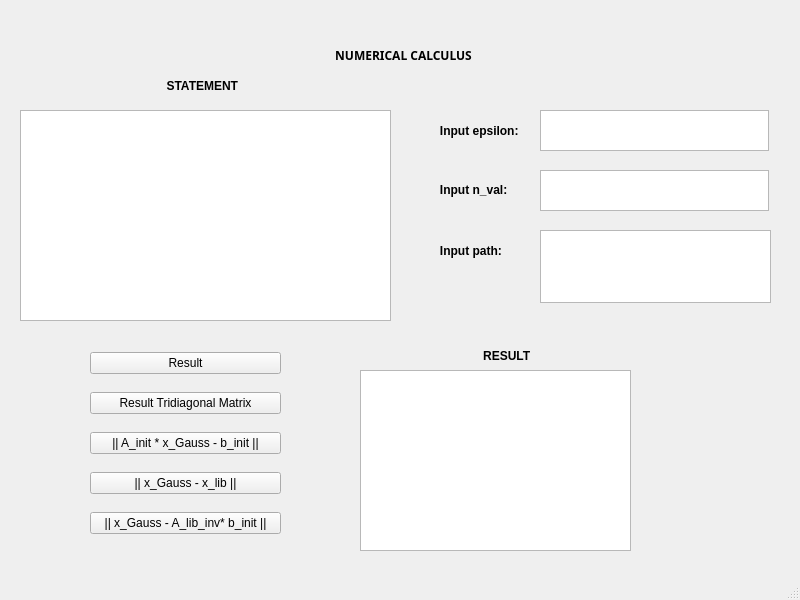
<?xml version="1.0" encoding="UTF-8"?>
<ui version="4.0">
 <class>MainWindow</class>
 <widget class="QMainWindow" name="MainWindow">
  <property name="geometry">
   <rect>
    <x>0</x>
    <y>0</y>
    <width>800</width>
    <height>600</height>
   </rect>
  </property>
  <property name="windowTitle">
   <string>MainWindow</string>
  </property>
  <widget class="QWidget" name="centralwidget">
   <widget class="QWidget" name="verticalLayoutWidget">
    <property name="geometry">
     <rect>
      <x>90</x>
      <y>340</y>
      <width>191</width>
      <height>211</height>
     </rect>
    </property>
    <layout class="QVBoxLayout" name="verticalLayout">
     <item>
      <widget class="QPushButton" name="Problem1">
       <property name="text">
        <string>Result</string>
       </property>
      </widget>
     </item>
     <item>
      <widget class="QPushButton" name="Problem3_2">
       <property name="text">
        <string>Result Tridiagonal Matrix</string>
       </property>
      </widget>
     </item>
     <item>
      <widget class="QPushButton" name="Problem21">
       <property name="text">
        <string>|| A_init * x_Gauss - b_init ||</string>
       </property>
      </widget>
     </item>
     <item>
      <widget class="QPushButton" name="Problem22">
       <property name="text">
        <string>|| x_Gauss - x_lib ||</string>
       </property>
      </widget>
     </item>
     <item>
      <widget class="QPushButton" name="Problem3">
       <property name="text">
        <string>|| x_Gauss - A_lib_inv* b_init ||</string>
       </property>
      </widget>
     </item>
    </layout>
   </widget>
   <widget class="QLabel" name="label">
    <property name="geometry">
     <rect>
      <x>270</x>
      <y>40</y>
      <width>231</width>
      <height>31</height>
     </rect>
    </property>
    <property name="font">
     <font>
      <family>Rockwell Extra Bold</family>
      <weight>75</weight>
      <bold>true</bold>
     </font>
    </property>
    <property name="text">
     <string>                    NUMERICAL CALCULUS</string>
    </property>
    <property name="textFormat">
     <enum>Qt::PlainText</enum>
    </property>
    <property name="indent">
     <number>3</number>
    </property>
   </widget>
   <widget class="QTextEdit" name="Result">
    <property name="geometry">
     <rect>
      <x>360</x>
      <y>370</y>
      <width>271</width>
      <height>181</height>
     </rect>
    </property>
   </widget>
   <widget class="QLabel" name="label_2">
    <property name="geometry">
     <rect>
      <x>360</x>
      <y>340</y>
      <width>271</width>
      <height>31</height>
     </rect>
    </property>
    <property name="font">
     <font>
      <weight>75</weight>
      <bold>true</bold>
     </font>
    </property>
    <property name="text">
     <string>                                     RESULT</string>
    </property>
   </widget>
   <widget class="QWidget" name="verticalLayoutWidget_2">
    <property name="geometry">
     <rect>
      <x>410</x>
      <y>110</y>
      <width>121</width>
      <height>41</height>
     </rect>
    </property>
    <layout class="QVBoxLayout" name="verticalLayout_2">
     <item>
      <widget class="QLabel" name="n_val_3">
       <property name="font">
        <font>
         <weight>75</weight>
         <bold>true</bold>
        </font>
       </property>
       <property name="text">
        <string>         Input epsilon:</string>
       </property>
      </widget>
     </item>
    </layout>
   </widget>
   <widget class="QWidget" name="verticalLayoutWidget_3">
    <property name="geometry">
     <rect>
      <x>410</x>
      <y>230</y>
      <width>127</width>
      <height>41</height>
     </rect>
    </property>
    <layout class="QVBoxLayout" name="verticalLayout_3">
     <item>
      <widget class="QLabel" name="path_2">
       <property name="font">
        <font>
         <weight>75</weight>
         <bold>true</bold>
        </font>
       </property>
       <property name="text">
        <string>         Input path:</string>
       </property>
      </widget>
     </item>
    </layout>
   </widget>
   <widget class="QWidget" name="gridLayoutWidget_2">
    <property name="geometry">
     <rect>
      <x>540</x>
      <y>230</y>
      <width>231</width>
      <height>73</height>
     </rect>
    </property>
    <layout class="QGridLayout" name="gridLayout_2">
     <item row="1" column="0">
      <widget class="QPlainTextEdit" name="path"/>
     </item>
    </layout>
   </widget>
   <widget class="QWidget" name="verticalLayoutWidget_4">
    <property name="geometry">
     <rect>
      <x>20</x>
      <y>110</y>
      <width>371</width>
      <height>211</height>
     </rect>
    </property>
    <layout class="QVBoxLayout" name="verticalLayout_6">
     <item>
      <widget class="QTextEdit" name="Enunt"/>
     </item>
    </layout>
   </widget>
   <widget class="QLabel" name="label_5">
    <property name="geometry">
     <rect>
      <x>90</x>
      <y>70</y>
      <width>251</width>
      <height>31</height>
     </rect>
    </property>
    <property name="font">
     <font>
      <weight>75</weight>
      <bold>true</bold>
     </font>
    </property>
    <property name="text">
     <string>                       STATEMENT</string>
    </property>
   </widget>
   <widget class="QLabel" name="n_val_2">
    <property name="geometry">
     <rect>
      <x>410</x>
      <y>170</y>
      <width>119</width>
      <height>39</height>
     </rect>
    </property>
    <property name="font">
     <font>
      <weight>75</weight>
      <bold>true</bold>
     </font>
    </property>
    <property name="text">
     <string>         Input n_val:</string>
    </property>
   </widget>
   <widget class="QPlainTextEdit" name="n_val">
    <property name="geometry">
     <rect>
      <x>540</x>
      <y>110</y>
      <width>229</width>
      <height>41</height>
     </rect>
    </property>
   </widget>
   <widget class="QPlainTextEdit" name="n_val_4">
    <property name="geometry">
     <rect>
      <x>540</x>
      <y>170</y>
      <width>229</width>
      <height>41</height>
     </rect>
    </property>
   </widget>
   <widget class="QWidget" name="verticalLayoutWidget_5">
    <property name="geometry">
     <rect>
      <x>410</x>
      <y>170</y>
      <width>121</width>
      <height>41</height>
     </rect>
    </property>
    <layout class="QVBoxLayout" name="verticalLayout_4"/>
   </widget>
  </widget>
  <widget class="QMenuBar" name="menubar">
   <property name="geometry">
    <rect>
     <x>0</x>
     <y>0</y>
     <width>800</width>
     <height>21</height>
    </rect>
   </property>
  </widget>
  <widget class="QStatusBar" name="statusbar"/>
 </widget>
 <resources/>
 <connections/>
</ui>
